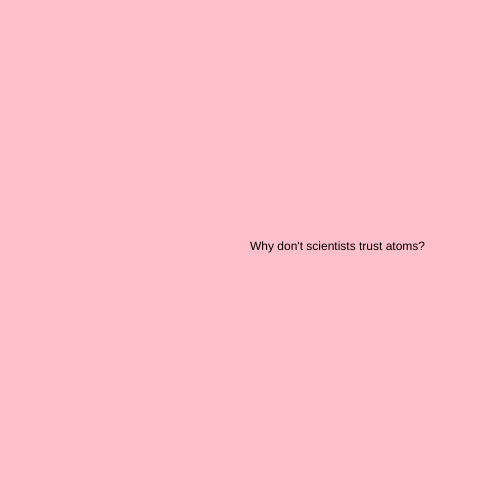
Frame 1 (no input)
Frame 60 (no input): identical to frame 1, image omitted
Frame 120 (the mouse pressed at the canvas centre since frame 60): identical to frame 1, image omitted

The p5.js sketch that drew this single still picture (run headless with seeded random() and noise() and a simulated clock; from frame 60 on, the mouse is pressed at the canvas centre):

// p5.js sketch
// ── sketch.js
let state = 0;
let timer = 0;

function setup() {
  createCanvas(500, 500);
}

function draw() {

  switch (state) {
    case 0:
      background('pink');
      text("Why don't scientists trust atoms?", width / 2, height / 2);
      break;

    case 1:
      background('orange');
      text("because they make everything up.", width / 2, height / 2);
      break;
  }
  timer++;
  if (timer > 3 * 60) {
    timer = 0;
    state++;
    if (state > 1) state = 0;
  }
}

function mouseReleased() {
  state++;
  if (state > 1) state = 0;
}
